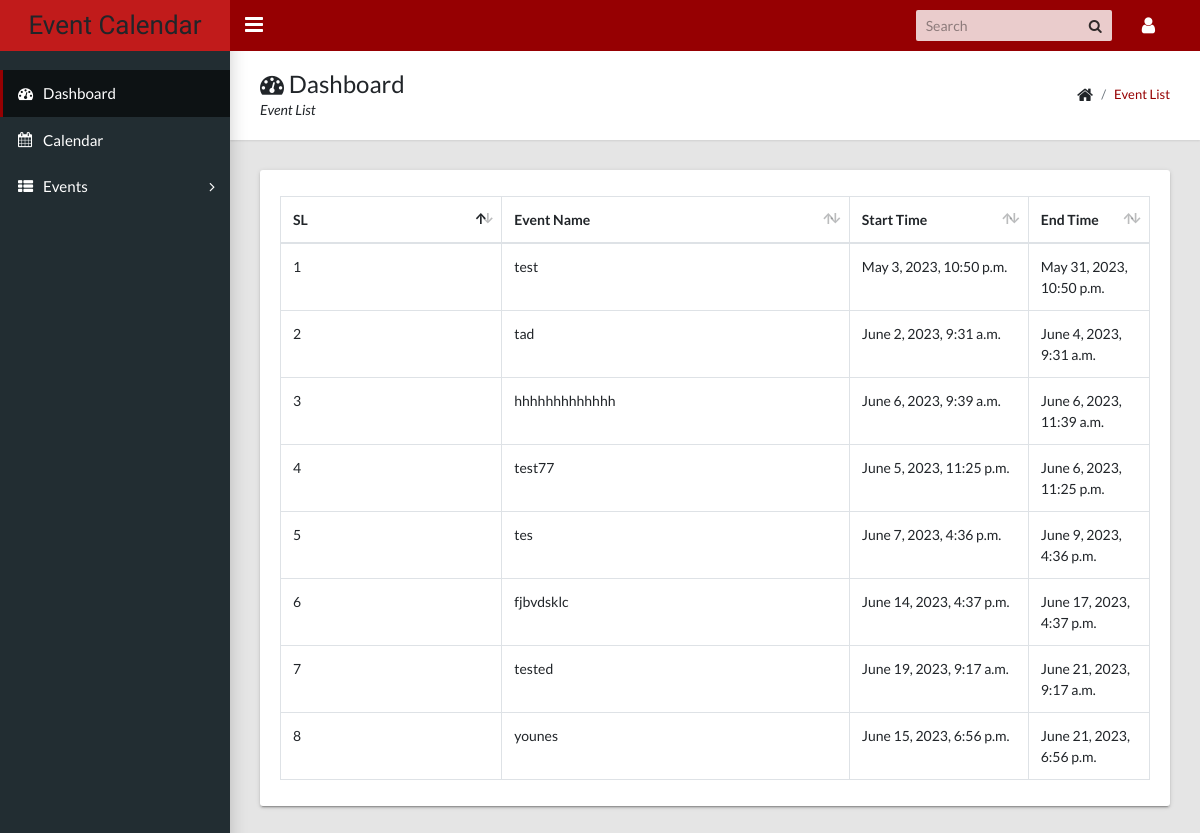
Before: /all-event-list/ (signed in) with the older database file.
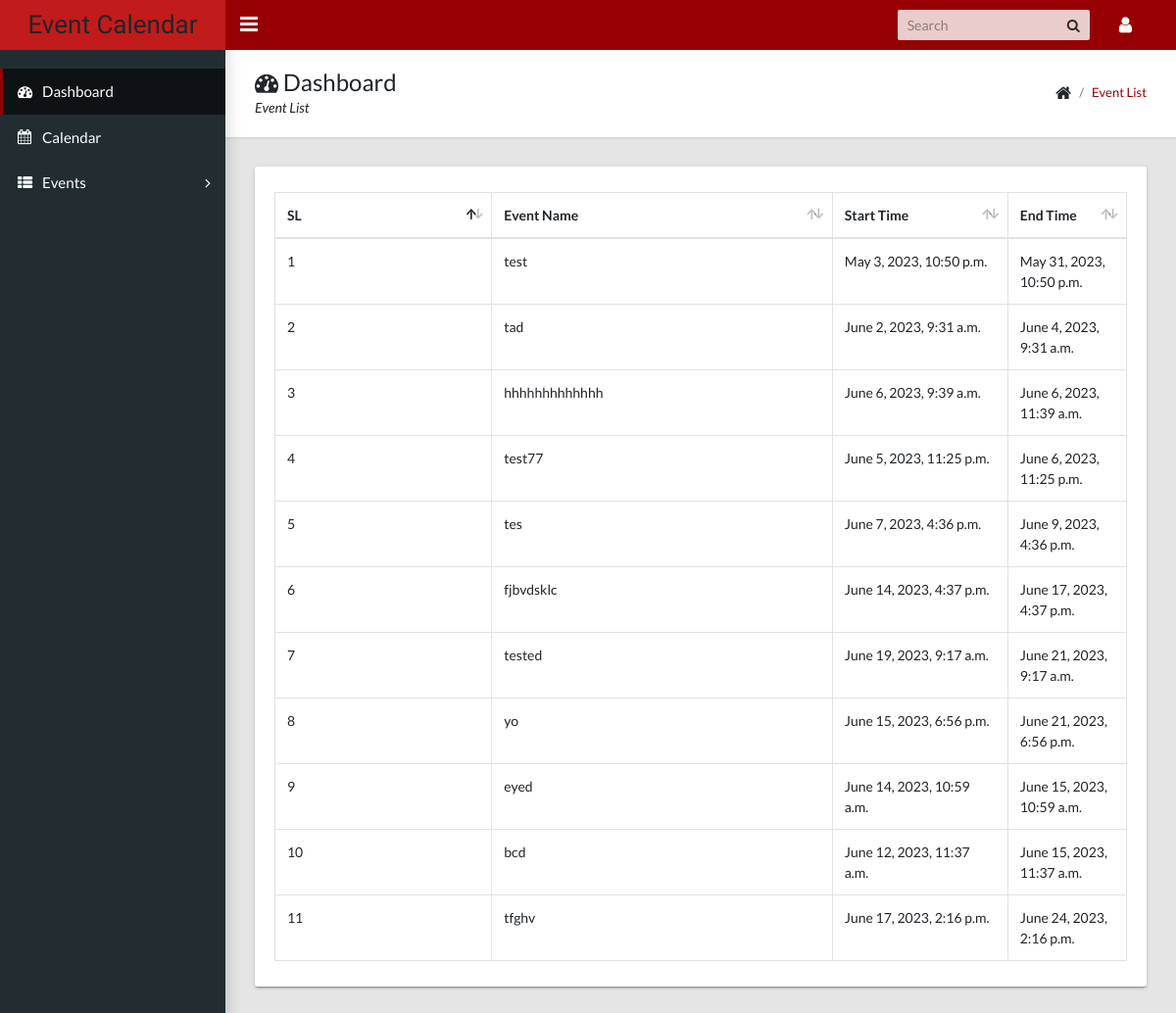
After: the same page with the newer database file.
### calendarapp/models/event.py (models this page shows, shortened)
class Event(EventAbstract):
    user = models.ForeignKey(User, on_delete=models.CASCADE, related_name="events")
    title = models.CharField(max_length=200, unique=True)
    description = models.TextField()
    start_time = models.DateTimeField()
    end_time = models.DateTimeField()
    objects = EventManager()

### calendarapp/views/event_list.py (the view)
# urls.py: path("all-event-list/", views.AllEventsListView.as_view(), name="all_events"),
class AllEventsListView(ListView):
    template_name = "calendarapp/events_list.html"
    model = Event
    def get_queryset(self):
        return Event.objects.get_all_events(user=self.request.user)

### calendarapp/models/event.py (called while the page is built)
    def get_all_events(self, user):
        events = Event.objects.filter(user=user, is_active=True, is_deleted=False)
        return events

### templates/calendarapp/events_list.html (shortened to what this page needs)
{% extends 'base/base.html' %}
{% load static %}
{% block breadcrumb %}
    <div>
        <h1><i class="fa fa-dashboard"></i> Dashboard</h1>
        <p>Event List</p>
    </div>
    <ul class="app-breadcrumb breadcrumb">
        <li class="breadcrumb-item"><i class="fa fa-home fa-lg"></i></li>
        <li class="breadcrumb-item"><a href="#">Event List</a></li>
    </ul>
{% endblock breadcrumb %}
{% block content %}
<div class="row">
    <div class="col-md-12">
        <div class="tile">
            <div class="tile-body">
                <div class="table-responsive">
                    <div id="sampleTable_wrapper" class="dataTables_wrapper container-fluid dt-bootstrap4 no-footer">
                        <div class="row">
                            <div class="col-sm-12">
                                <table class="table table-hover table-bordered dataTable no-footer" id="sampleTable" role="grid" aria-describedby="sampleTable_info">
                                    <thead>
                                        <tr role="row">
                                            <th class="sorting_asc" tabindex="0" aria-controls="sampleTable" rowspan="1" colspan="1" aria-sort="ascending" aria-label="Name: activate to sort column descending" style="width: 261.641px;">SL</th>
                                            <th class="sorting" tabindex="0" aria-controls="sampleTable" rowspan="1" colspan="1" aria-label="Position: activate to sort column ascending" style="width: 417.312px;">Event Name</th>
                                            <th class="sorting" tabindex="0" aria-controls="sampleTable" rowspan="1" colspan="1" aria-label="Office: activate to sort column ascending" style="width: 189.281px;">Start Time</th>
                                            <th class="sorting" tabindex="0" aria-controls="sampleTable" rowspan="1" colspan="1" aria-label="Age: activate to sort column ascending" style="width: 102.141px;">End Time</th>
                                        </tr>
                                    </thead>
                                    <tbody>
                                        {% for event in object_list %}
                                            <tr role="row" class="odd">
                                                <td class="sorting_1">{{ forloop.counter }}</td>
                                                <td>{{ event.title }}</td>
                                                <td>{{ event.start_time }}</td>
                                                <td>{{ event.end_time }}</td>
                                            </tr>
                                        {% endfor %}
                                    </tbody>
                                </table>
                            </div>
                        </div>
                    </div>
                </div>
            </div>
        </div>
    </div>
</div>
{% endblock content %}

Changed rows visible on the page:
changed Event "June 15, 2023, 6:56 p.m.": title "younes" → "yo"
added Event: title "eyed", start_time "June 14, 2023, 10:59 a.m.", end_time "June 15, 2023, 10:59 a.m."
added Event: title "bcd", start_time "June 12, 2023, 11:37 a.m.", end_time "June 15, 2023, 11:37 a.m."
added Event: title "tfghv", start_time "June 17, 2023, 2:16 p.m.", end_time "June 24, 2023, 2:16 p.m."
